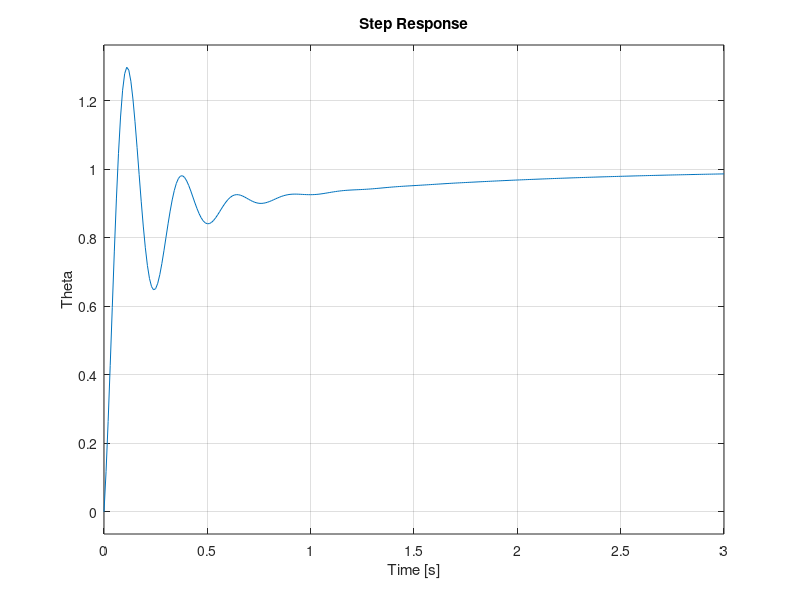

MATLAB code for this plot:
%%%%%%%%%%%%%%% 5.7 %%%%%%%%%%%%%%%%%

numg=[100 100];
deng=[1 2 100]; 
sysg = tf(numg,deng);

numc=[0.1 5];
denc=[1 0]; 
sysc = tf(numc,denc);
sys_o = series(sysg,sysc);
sys_cl = feedback(sys_o,[1])

t=[0:0.01:3];
step(sys_cl,t);
ylabel('Theta')